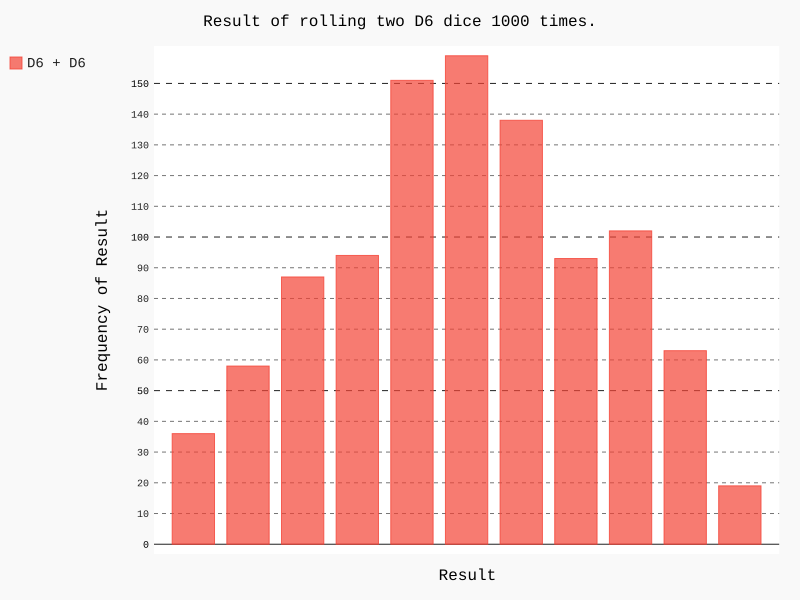

Python code for this plot:
import pygal
from die import Die

# create a D6
die_1 = Die()
die_2 = Die()

# roll die
results = []
for roll_num in range(1000):
    result = die_1.roll() + die_2.roll()
    results.append(result)

# analize result
frequencies = []
max_result = die_1.num_sides + die_2.num_sides
for value in range(2, max_result+1):
    frequency = results.count(value)
    frequencies.append(frequency)

# visual results
hist = pygal.Bar()

hist.title = "Result of rolling two D6 dice 1000 times."
hist.xlabels = ['2', '3', '4', '5', '6', '7', '8', '9', '10', '11', '12']
hist.x_title = "Result"
hist.y_title = "Frequency of Result"

hist.add('D6 + D6', frequencies)
hist.render_to_file('dice_visual.svg')
